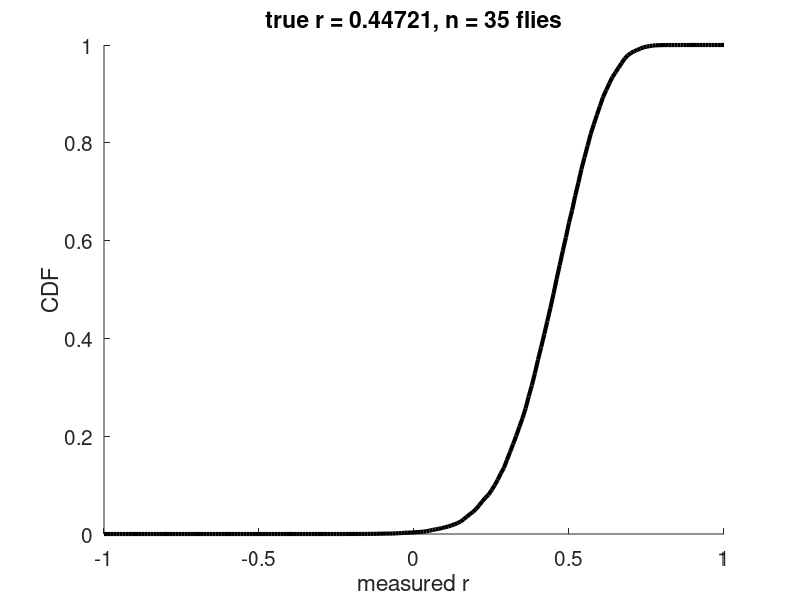
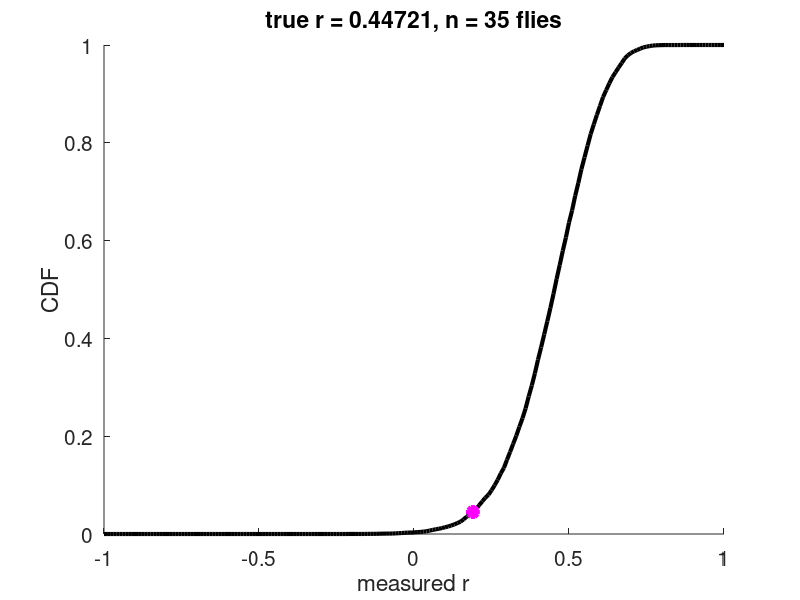
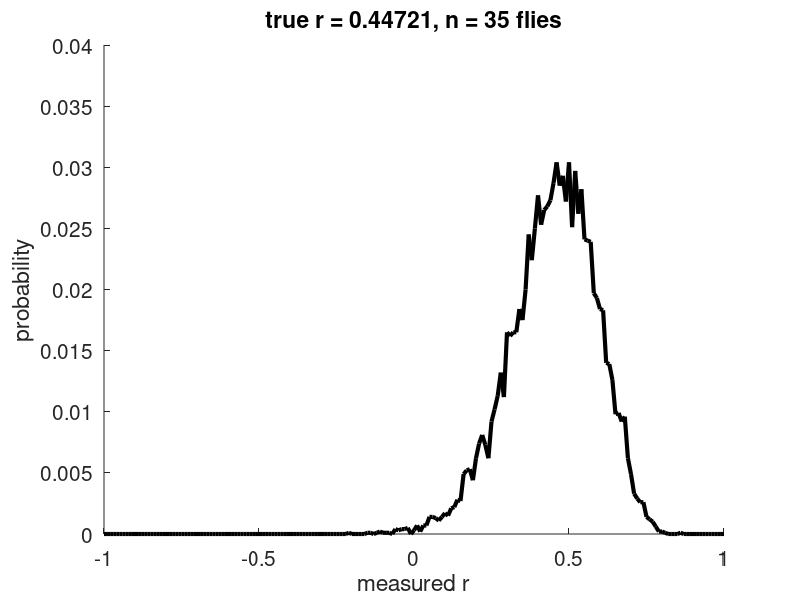

Here is the MATLAB script that generated these plots, in order:
%% ORN power analysis
clear all
close all

nflies=35;
iters=10000;
trueCorr=sqrt(0.2);

for i=1:iters
   r=mvnrnd(zeros(nflies,2),[1 trueCorr; trueCorr 1]);
   rr=corrcoef(r);
   
   rp(i)=rr(1,2);
end

possiblecorrs=[-1:0.01:1];
for i=1:length(possiblecorrs)
   rcdf(i)=sum(rp<possiblecorrs(i))/length(rp); 
   
   if i>1
    rprob(i)=(sum(rp<possiblecorrs(i))-sum(rp<possiblecorrs(i-1)))/length(rp); 
   end
end

nullhpoint=find(rcdf>0.05);
nullhpoint=nullhpoint(1)-1;

figure;
plot(possiblecorrs,rcdf,'k','LineWidth',3)
title(['true r = ' num2str(trueCorr) ', n = ' num2str(nflies) ' flies'])
xlabel('measured r')
ylabel('CDF')
set(gca,'FontSize',15)
box off

figure;
plot(possiblecorrs,rcdf,'k','LineWidth',3)
hold on
plot(possiblecorrs(nullhpoint),rcdf(nullhpoint),'m*','LineWidth',3,'MarkerSize',10)
title(['true r = ' num2str(trueCorr) ', n = ' num2str(nflies) ' flies'])
xlabel('measured r')
ylabel('CDF')
set(gca,'FontSize',15)
box off


figure;
plot(possiblecorrs,rprob,'k','LineWidth',3)
title(['true r = ' num2str(trueCorr) ', n = ' num2str(nflies) ' flies'])
xlabel('measured r')
ylabel('probability')
set(gca,'FontSize',15)
box off
